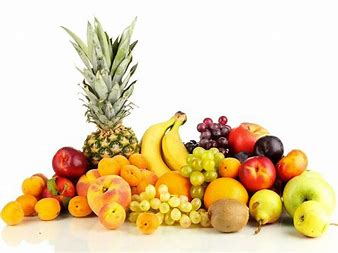
#> input picture Python files/img.jpg, 338 x 253 px
$ python img4.py
#> lines starting #> are read from the running program, lines starting #| are printed output that depends on the picture; after the words box and inside, x2 and y2 are one past the last pixel; in counts of white or black regions, pixels touching at a corner belong together
# Python program to illustrate
# adaptive thresholding type on an image

# organizing imports
import cv2
import numpy as np

# path to input image is specified and
# image is loaded with imread command
image1 = cv2.imread('img.jpg')
#> image1 is the input picture: shape (253, 338, 3); mean B, G, R 177, 211.6, 230.2

# cv2.cvtColor is applied over the
# image input with applied parameters
# to convert the image in grayscale
img = cv2.cvtColor(image1, cv2.COLOR_BGR2GRAY)
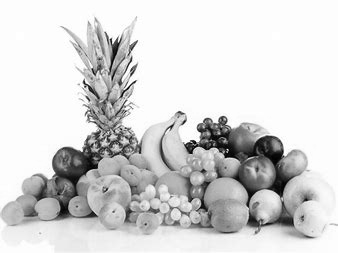
#> img: shape (253, 338); min 0, max 255, mean 213.2

# applying different thresholding
# techniques on the input image
thresh1 = cv2.adaptiveThreshold(img, 255, cv2.ADAPTIVE_THRESH_MEAN_C,
                                        cv2.THRESH_BINARY, 199, 5)
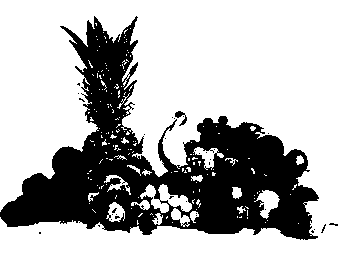
#> thresh1: shape (253, 338); 68.9% white; 35 black regions (33 under 20 px), largest, box (x1, y1, x2, y2) and area: (0, 16, 319, 240) 26408, (175, 111, 187, 126) 76

thresh2 = cv2.adaptiveThreshold(img, 255, cv2.ADAPTIVE_THRESH_GAUSSIAN_C,
                                        cv2.THRESH_BINARY, 199, 5)
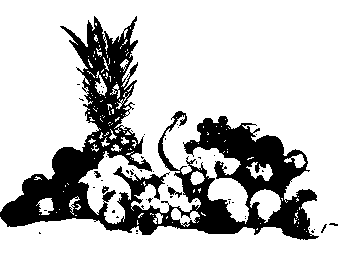
#> thresh2: shape (253, 338); 76.1% white; 53 black regions (49 under 20 px), largest, box (x1, y1, x2, y2) and area: (0, 16, 319, 240) 20132, (168, 187, 182, 198) 63, (102, 186, 109, 194) 32, (94, 171, 101, 178) 29

# the window showing output images
# with the corresponding thresholding
# techniques applied to the input image
cv2.imshow('Adaptive Mean', thresh1)
cv2.imshow('Adaptive Gaussian', thresh2)


# De-allocate any associated memory usage
if cv2.waitKey(0) & 0xff == 27:
#> (key Esc is pressed here)
    cv2.destroyAllWindows()

$ run again, with Python files/123.jpg copied over Python files/img.jpg
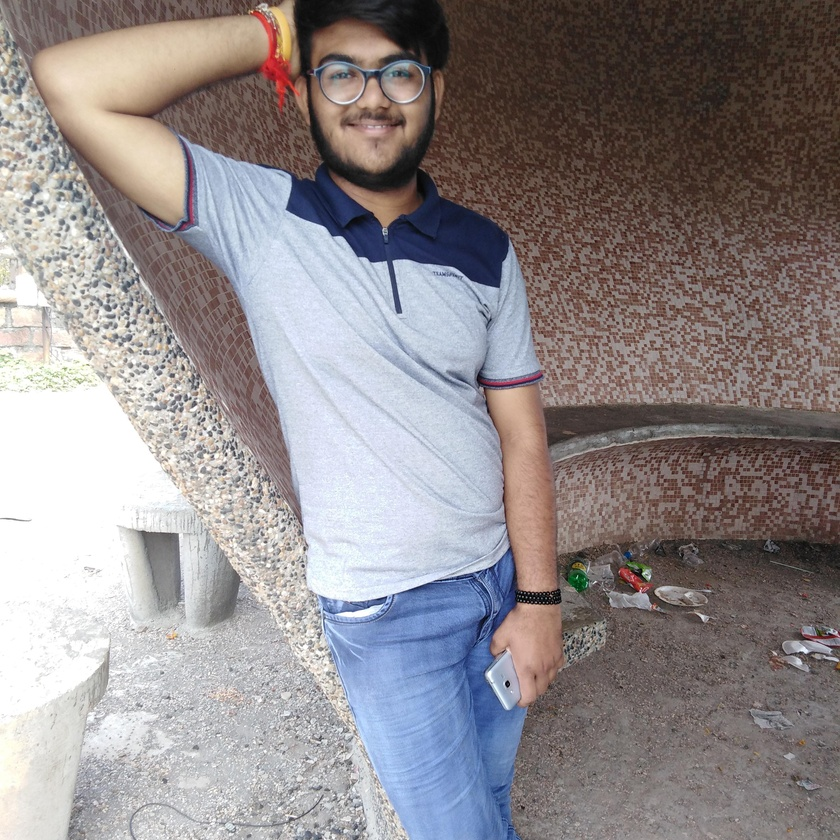
#> input picture Python files/123.jpg, 840 x 840 px, shrunk from 3120 x 3120 before the run
#> image1 is the input picture: shape (840, 840, 3); mean B, G, R 139.5, 138, 144.5
#> `thresh1 = cv2.adaptiveThreshold(img, 255, cv2.ADAPTIVE_THRESH_MEAN_C, ..`:
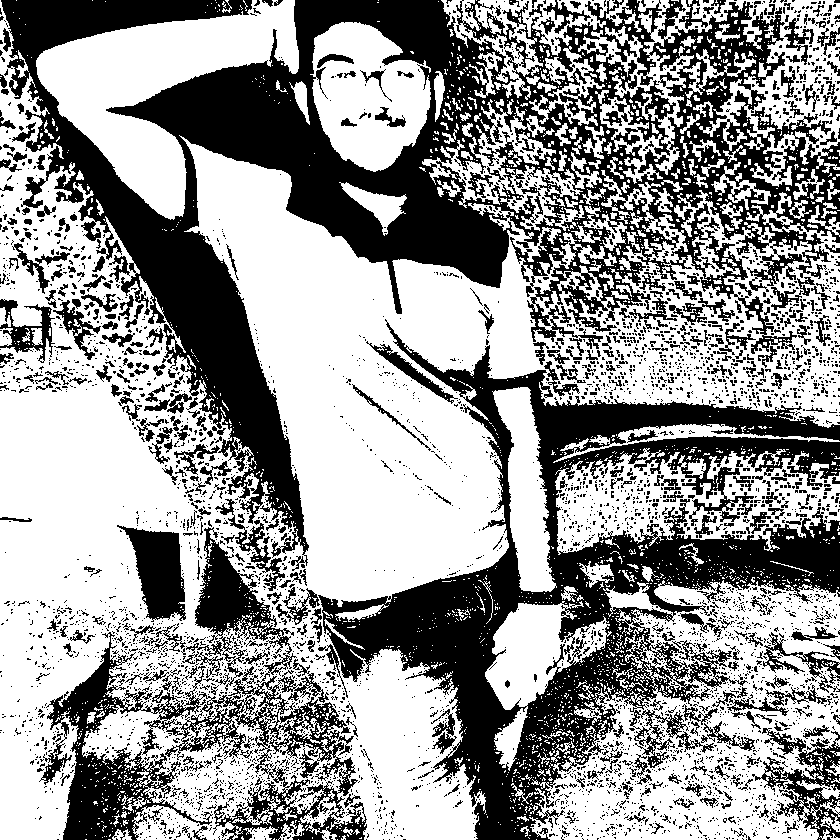
#> thresh1: shape (840, 840); 59.2% white; 4443 black regions (3988 under 20 px), largest, box (x1, y1, x2, y2) and area: (1, 0, 840, 571) 129464, (318, 319, 840, 840) 73903, (39, 632, 367, 840) 20853
#> `thresh2 = cv2.adaptiveThreshold(img, 255, cv2.ADAPTIVE_THRESH_GAUSSIAN..`:
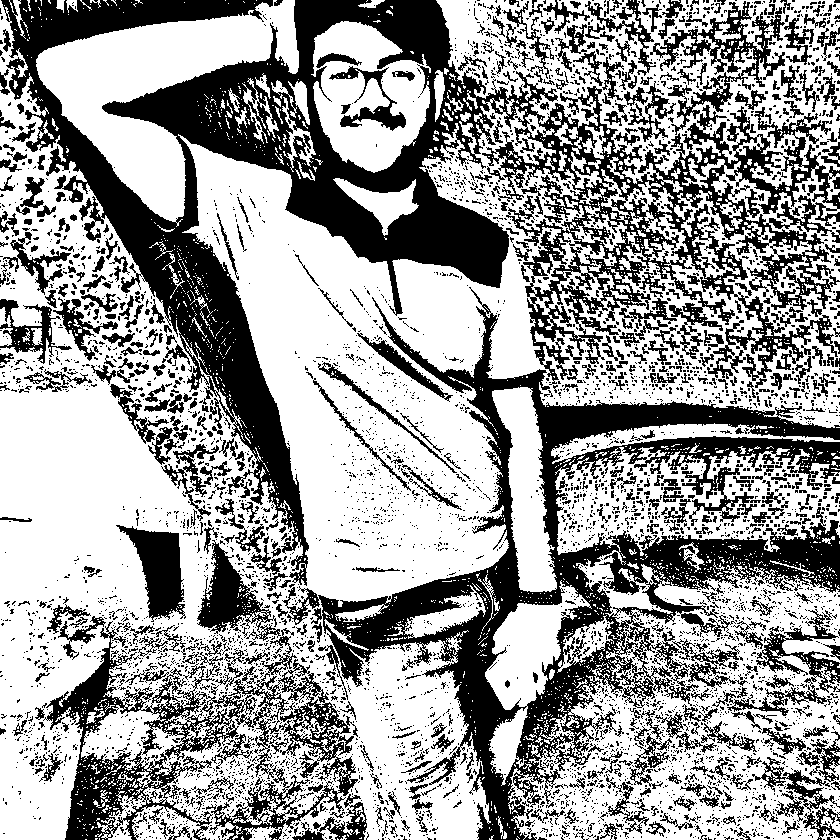
#> thresh2: shape (840, 840); 61.4% white; 5181 black regions (4600 under 20 px), largest, box (x1, y1, x2, y2) and area: (1, 0, 840, 586) 106457, (282, 287, 840, 840) 60991, (43, 621, 358, 840) 18585
